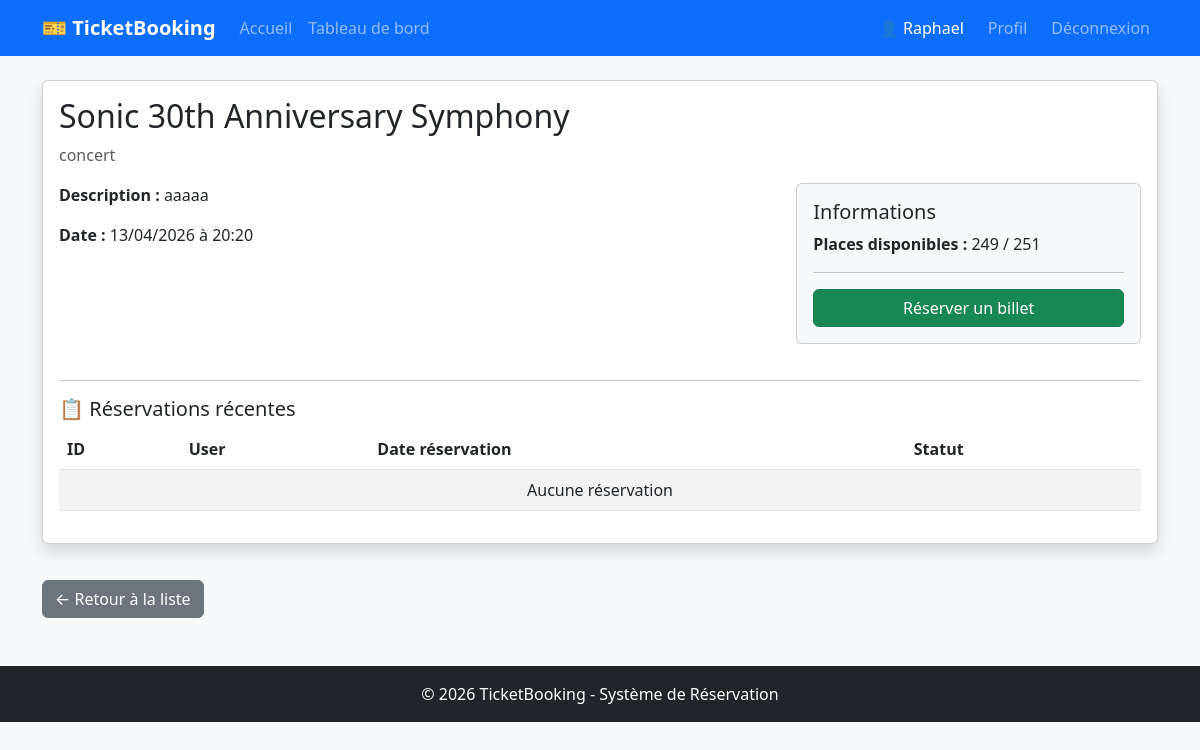
/events/view/1 (signed in), run on the app's committed database.
### app/models/user.py (models this page shows, shortened)
class User(db.Model, UserMixin):
    __tablename__ = 'users'
    id = db.Column(db.Integer, primary_key=True)
    nom = db.Column(db.String(100), nullable=False)
    email = db.Column(db.String(120), unique=True, nullable=False)
    mot_de_passe = db.Column(db.String(255), nullable=False)
    role = db.Column(db.String(20), default='user')

### app/models/event.py (models this page shows, shortened)
class Event(db.Model):
    __tablename__ = 'events'
    id = db.Column(db.Integer, primary_key=True)
    titre = db.Column(db.String(150), nullable=False)
    date = db.Column(db.DateTime, nullable=False)
    description = db.Column(db.Text, nullable=True)
    capacite = db.Column(db.Integer, nullable=False)
    categorie = db.Column(db.String(50), nullable=True)

### app/routes/event_routes.py (the view)
@event_bp.route("/view/<int:id>")
def view(id):
    event = Event.query.get_or_404(id)
    reservations = Booking.query.filter_by(event_id=id).all()
    places_dispo = event.capacite - len(reservations)
    return render_template("events/view.html", event=event, places_dispo=places_dispo)

### app/templates/events/view.html (shortened to what this page needs)
{% extends "base.html" %}
{% block content %}
<div class="card shadow">
    <div class="card-body">
        <h2 class="card-title">{{ event.titre }}</h2>
        <p class="text-muted">{{ event.categorie }}</p>
        <div class="row">
            <div class="col-md-8">
                <p><strong>Description :</strong> {{ event.description }}</p>
                <p><strong>Date :</strong> {{ event.date.strftime('%d/%m/%Y à %H:%M') }}</p>
            </div>
            <div class="col-md-4">
                <div class="card bg-light">
                    <div class="card-body">
                        <h5>Informations</h5>
                        <p><strong>Places disponibles :</strong> {{ places_dispo }} / {{ event.capacite }}</p>
                        <hr>
                        {% if current_user.is_authenticated and places_dispo > 0 %}
                        <a href="{{ url_for('booking.create', event_id=event.id) }}" class="btn btn-success w-100">Réserver un billet</a>
                        {% else %}
                        <button class="btn btn-secondary w-100" disabled>Épuisé ou déconnecté</button>
                        {% endif %}
                    </div>
                </div>
            </div>
        </div>
        <hr>
        <h5>📋 Réservations récentes</h5>
        <table class="table table-striped">
            <thead>
                <tr>
                    <th>ID</th>
                    <th>User</th>
                    <th>Date réservation</th>
                    <th>Statut</th>
                </tr>
            </thead>
            <tbody>
                {% for booking in reservations %}
                <tr>
                    <td>{{ booking.id }}</td>
                    <td>{{ booking.user.nom }}</td>
                    <td>{{ booking.date_reservation.strftime('%d/%m/%Y') }}</td>
                    <td><span class="badge bg-{{ 'success' if booking.statut == 'confirmé' else 'danger' }}">{{ booking.statut }}</span></td>
                </tr>
                {% else %}
                <tr><td colspan="4" class="text-center">Aucune réservation</td></tr>
                {% endfor %}
            </tbody>
        </table>
    </div>
</div>
<a href="{{ url_for('event.index') }}" class="btn btn-secondary mt-3">← Retour à la liste</a>
{% endblock %}

### app/templates/base.html (shortened to what this page needs)
<!DOCTYPE html>
<html lang="fr">
<head>
    <link href="https://cdn.jsdelivr.net/npm/bootstrap@5.3.0/dist/css/bootstrap.min.css" rel="stylesheet">
</head>
<body>
    <nav class="navbar navbar-expand-lg navbar-dark bg-primary">
        <div class="container">
            <a class="navbar-brand" href="{{ url_for('event.index') }}">🎫 TicketBooking</a>
            <div class="collapse navbar-collapse" id="navbarNav">
                <ul class="navbar-nav me-auto">
                    <li class="nav-item">
                        <a class="nav-link" href="{{ url_for('event.index') }}">Accueil</a>
                    </li>
                    {% if current_user.is_authenticated %}
                    <li class="nav-item">
                        <a class="nav-link" href="{{ url_for('user.dashboard') }}">Tableau de bord</a>
                    </li>
                    {% endif %}
                </ul>
                <div class="navbar-nav">
                    {% if current_user.is_authenticated %}
                        <span class="navbar-text text-white me-3">👤 {{ current_user.nom }}</span>
                        <a class="nav-link btn btn-outline-light btn-sm me-2" href="{{ url_for('user.profile') }}">Profil</a>
                        <a class="nav-link btn btn-danger btn-sm" href="{{ url_for('auth.logout') }}">Déconnexion</a>
                    {% else %}
                        <a class="nav-link" href="{{ url_for('auth.login') }}">Connexion</a>
                        <a class="nav-link btn btn-light btn-sm ms-2" href="{{ url_for('auth.register') }}">S'inscrire</a>
                    {% endif %}
                </div>
            </div>
        </div>
    </nav>
    <main class="container mt-4">
        {% block content %}{% endblock %}
    </main>
    <footer class="bg-dark text-white text-center py-3 mt-5">
        <p class="mb-0">© 2026 TicketBooking - Système de Réservation</p>
    </footer>
</body>
</html>

### app/templates/base.html (style rules this page uses)
body { background-color: #f8f9fa; }
.navbar-brand { font-weight: bold; }
.card { margin-bottom: 20px; }

### data on the page
User: nom "Raphael"
Event: titre "Sonic 30th Anniversary Symphony", categorie "concert", description "aaaaa", date "13/04/2026 à 20:20", capacite "251"

### other printed values
{{ places_dispo }} "249"
